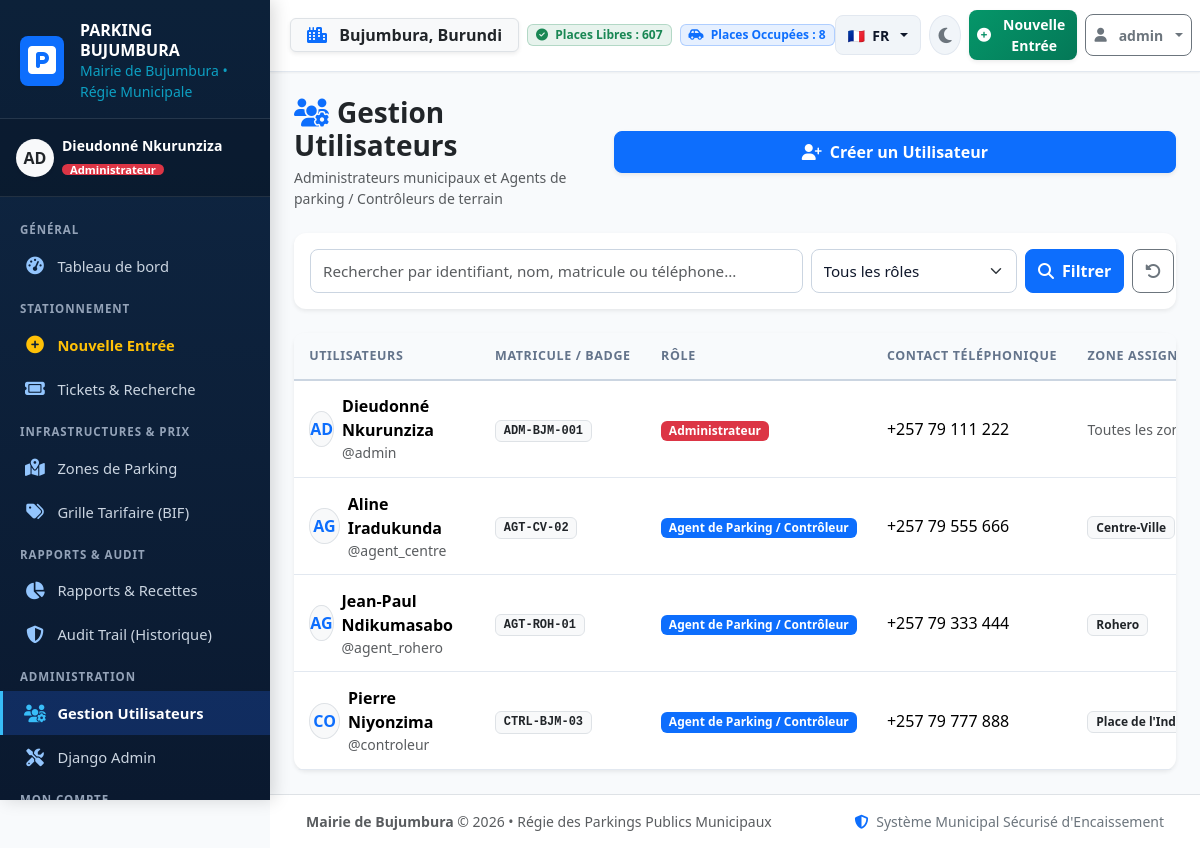
The page /users/ (signed in) on the database as committed earlier.
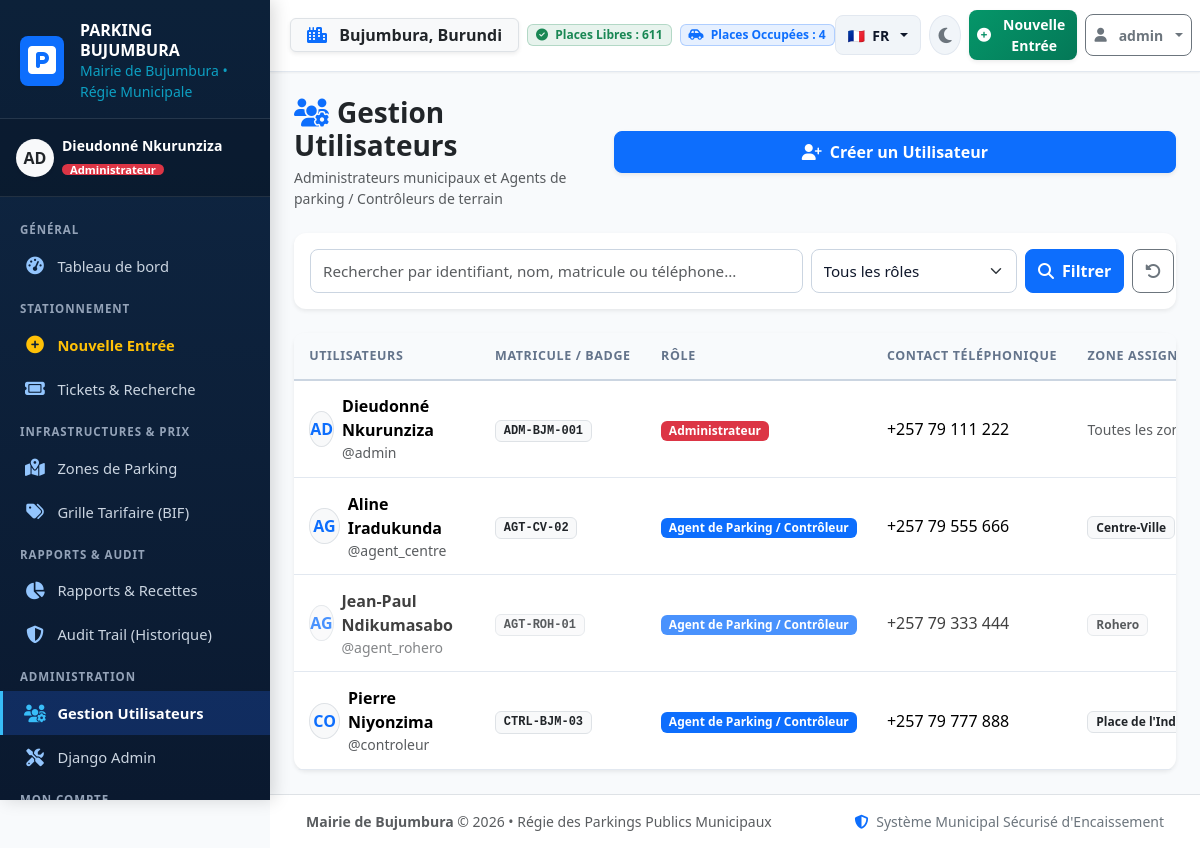
The same page on the database as committed later.
### parking_app/views.py (the view, shortened to what this page needs)
# urls.py: path('users/', views.user_list, name='user_list'),
@admin_required
def user_list(request):
    q = request.GET.get('q', '').strip()
    role_filter = request.GET.get('role', '').strip()
    users = CustomUser.objects.all().select_related('assigned_zone')
    if role_filter:
        users = users.filter(role=role_filter)
    return render(request, 'parking_app/users/user_list.html', {
        'users': users,
        'q': q,
        'role_filter': role_filter,
    })

### parking_app/models.py (called while the page is built)
    def is_admin_user(self):
        return self.role == 'ADMIN' or self.is_superuser

    def get_role_badge_class(self):
        if self.role == 'ADMIN':
            return 'bg-danger text-white'
        return 'bg-primary text-white'

    def get_queryset(self):
        return ParkingTicketQuerySet(self.model, using=self._db)

### parking_app/utils.py (called while the page is built)
def admin_required(view_func):
    @wraps(view_func)
    def _wrapped_view(request, *args, **kwargs):
        if not request.user.is_authenticated:
            messages.warning(request, "Veuillez vous connecter pour accéder à cette page.")
            return redirect('login')
        if not (request.user.role == 'ADMIN' or request.user.is_superuser):
            messages.error(request, "Accès refusé. Vous devez être Administrateur pour effectuer cette action.")
            return redirect('dashboard')
        return view_func(request, *args, **kwargs)
    return _wrapped_view

### templates/parking_app/users/user_list.html (shortened to what the changed rows need)
{% extends 'base.html' %}
{% load i18n %}
{% block content %}
<div class="card shadow-sm border-0">
    <div class="table-responsive">
        <table class="table table-hover align-middle mb-0">
            <thead class="table-light">
                <tr>
                    <th>{% trans "Utilisateurs" %}</th>
                    <th>{% trans "Matricule / Badge" %}</th>
                    <th>{% trans "Rôle" %}</th>
                    <th>{% trans "Contact Téléphonique" %}</th>
                    <th>{% trans "Zone Assignée" %}</th>
                </tr>
            </thead>
        </table>
    </div>
</div>
{% endblock %}

### templates/base.html (shortened to what the changed rows need)
{% load i18n static %}
<!DOCTYPE html>
<html lang="{{ LANGUAGE_CODE|default:'fr' }}" data-bs-theme="light" data-theme="light">
<head>
    <link href="https://cdn.jsdelivr.net/npm/bootstrap@5.3.3/dist/css/bootstrap.min.css" rel="stylesheet">
    <link href="https://cdnjs.cloudflare.com/ajax/libs/font-awesome/6.5.1/css/all.min.css" rel="stylesheet">
    <link rel="stylesheet" href="{% static 'css/custom.css' %}">
</head>
<body data-bs-theme="light" data-theme="light">
    <div class="app-wrapper">
        <div class="main-content">
            <header class="top-navbar d-flex align-items-center justify-content-between">
                <div class="d-flex align-items-center gap-2">
                    <div class="d-none d-md-flex align-items-center gap-2">
                        <span class="badge bg-success bg-opacity-10 text-success border border-success border-opacity-25 px-2 py-1">
                            <i class="fa-solid fa-circle-check me-1"></i> {% trans "Places Libres" %} : <strong>{{ global_available_spots|default:"0" }}</strong>
                        </span>
                        <span class="badge bg-primary bg-opacity-10 text-primary border border-primary border-opacity-25 px-2 py-1">
                            <i class="fa-solid fa-car-side me-1"></i> {% trans "Places Occupées" %} : <strong>{{ global_occupied_spots|default:"0" }}</strong>
                        </span>
                    </div>
                </div>
            </header>
            <main class="content-body" id="mainContent">
                {% block content %}{% endblock %}
            </main>
        </div>
    </div>
</body>
</html>

Rows that differ between the two databases and show on the page:
changed CustomUser "Jean-Paul Ndikumasabo": is_active True → False (drawn)
Other text that changed with them:
{{ global_available_spots|default:"0" }}: "607" → "611"
{{ global_occupied_spots|default:"0" }}: "8" → "4"
